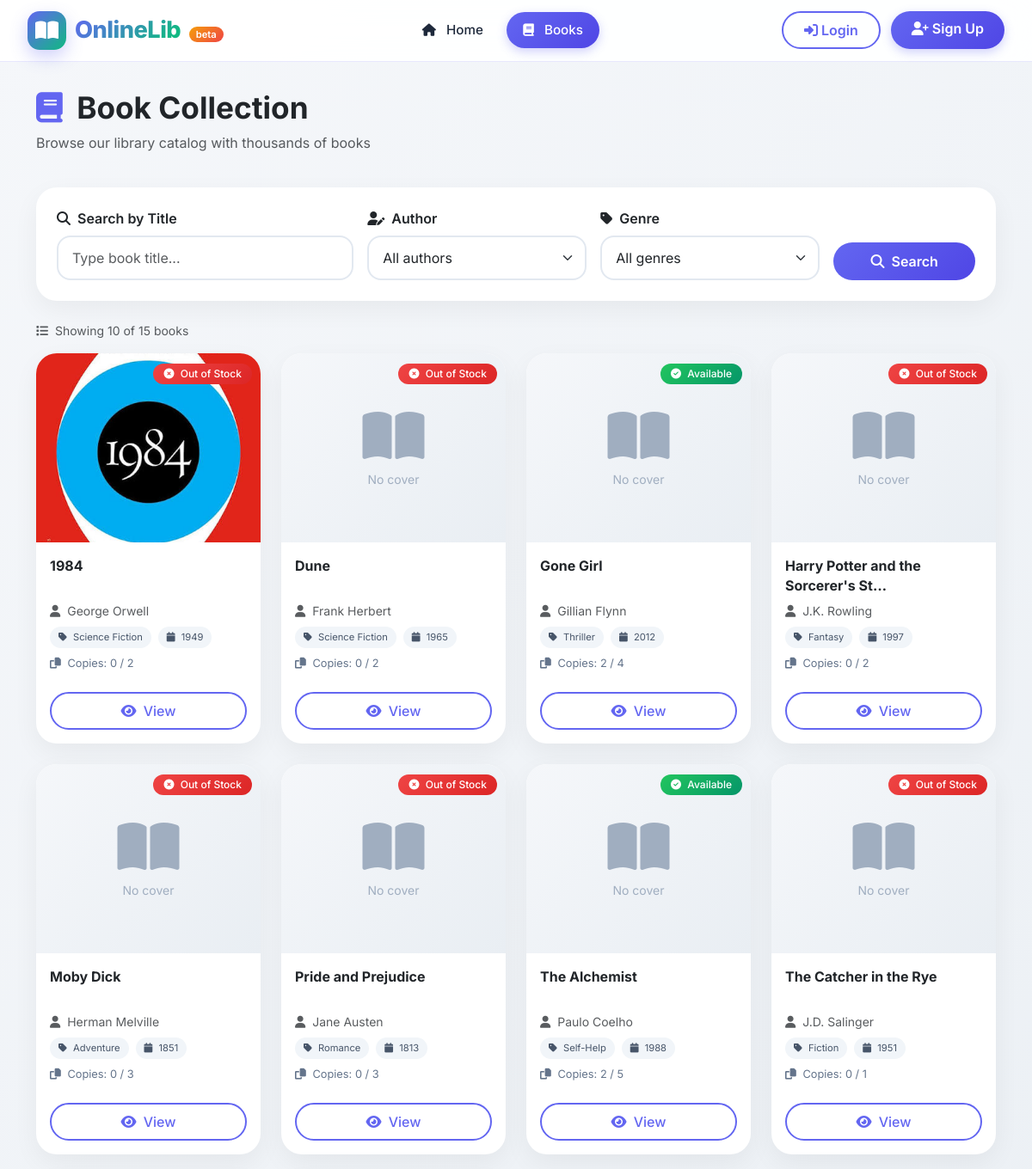
/books/ (upper part), run on an earlier commit of the app's database.
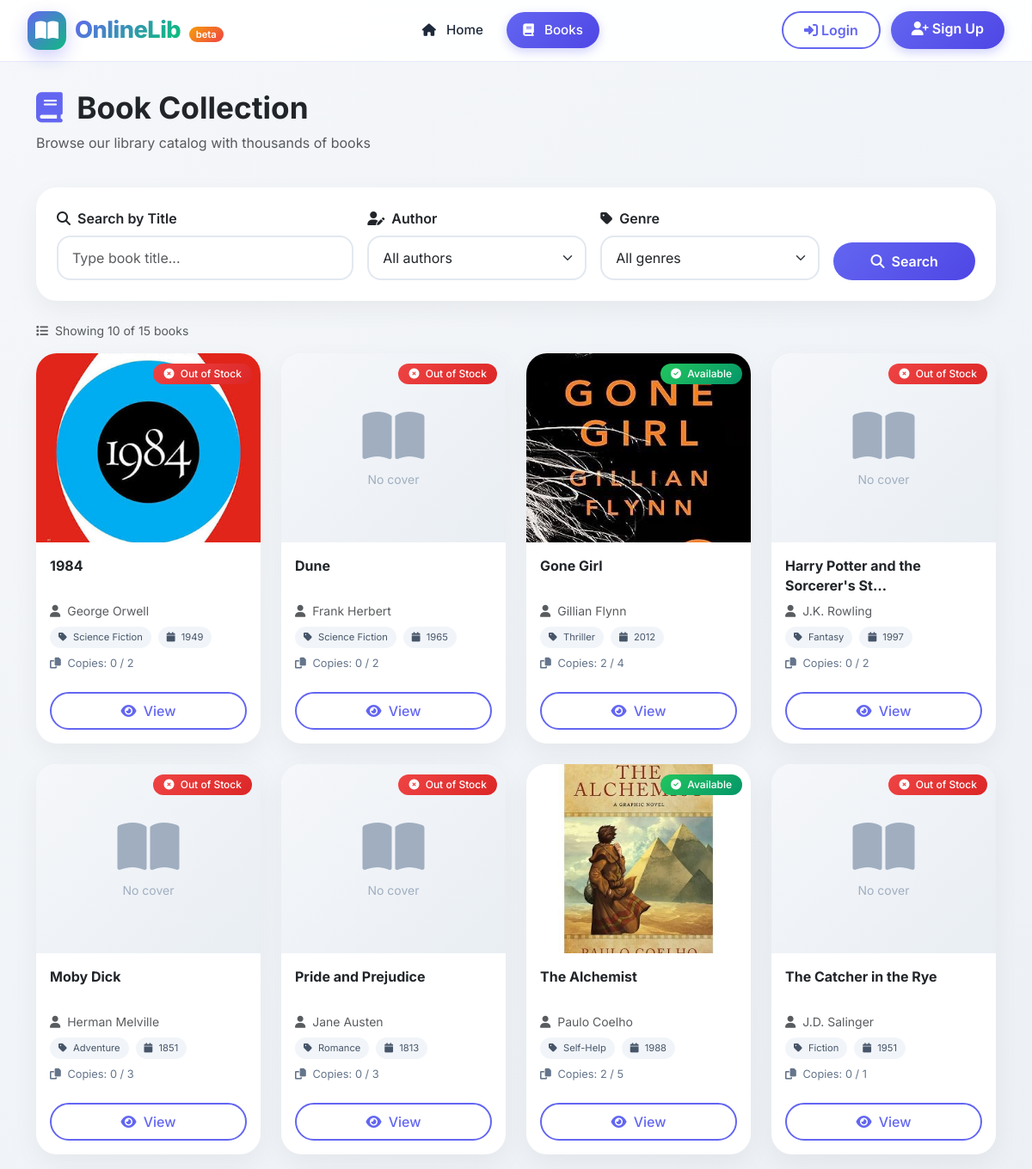
And on a later commit of the database.
### books/models.py (models this page shows, shortened)
class Book(models.Model):
    title = models.CharField(max_length=255)
    author = models.CharField(max_length=255)
    genre = models.CharField(max_length=100)
    description = models.TextField(blank=True)
    publish_year = models.PositiveIntegerField()
    isbn = models.CharField(
        max_length=13,
        unique=True,
        validators=[
            RegexValidator(
                regex=r'^\d{13}$',
                message="ISBN must be exactly 13 digits.",
                code="invalid_isbn"
            )
        ]
    )
    total_copies = models.PositiveIntegerField(default=1)
    available_copies = models.PositiveIntegerField(default=1)
    cover_image = models.ImageField(upload_to="book_covers/", blank=True)
    def __init__(self, *args, **kwargs):
        available_copies_was_provided = "available_copies" in kwargs
        super().__init__(*args, **kwargs)
        self._available_copies_was_provided = available_copies_was_provided
    def __setattr__(self, name, value):
        if name == "available_copies" and "_available_copies_was_provided" in self.__dict__:
            self.__dict__["_available_copies_was_provided"] = True
        super().__setattr__(name, value)
    class Meta:
        ordering = ["title"]
        verbose_name = "book"
        verbose_name_plural = "books"

### books/views.py (the view)
# urls.py: path("", BookListView.as_view(), name="book_list"),
class BookListView(ListView):
    model = Book
    template_name = "books/book_list.html"
    context_object_name = "books"
    paginate_by = 10
    def get_queryset(self):
        queryset = Book.objects.all()
        search = self.request.GET.get("search", "").strip()
        author = self.request.GET.get("author", "").strip()
        genre = self.request.GET.get("genre", "").strip()
        year = self.request.GET.get("year", "").strip()
        if search:
            queryset = queryset.filter(title__icontains=search)
        if author:
            queryset = queryset.filter(author__icontains=author)
        if genre:
            queryset = queryset.filter(genre=genre)
        if year:
            queryset = queryset.filter(publish_year=year)
        return queryset
    def get_context_data(self, **kwargs):
        context = super().get_context_data(**kwargs)
        search = self.request.GET.get("search", "").strip()
        author = self.request.GET.get("author", "").strip()
        genre = self.request.GET.get("genre", "").strip()
        year = self.request.GET.get("year", "").strip()
        context["search"] = search
        context["selected_author"] = author
        context["selected_genre"] = genre
        context["selected_year"] = year
        context["authors"] = (
            Book.objects.exclude(author="")
            .order_by("author")
            .values_list("author", flat=True)
            .distinct()
        )
        context["genres"] = (
            Book.objects.exclude(genre="")
            .order_by("genre")
            .values_list("genre", flat=True)
            .distinct()
        )
        context["years"] = (
            Book.objects.order_by("-publish_year")
            .values_list("publish_year", flat=True)
            .distinct()
        )
        params = self.request.GET.copy()
        if "page" in params:
            del params["page"]
        context["query_params"] = params.urlencode()
        return context

### books/templates/books/book_list.html (shortened to what the changed rows need)
{% extends "base.html" %}
{% block content %}
<div class="container py-4">
    <div class="d-flex flex-column flex-md-row justify-content-between align-items-md-center mb-4">
        <div>
            <h1 class="fw-bold" style="font-size: 2.2rem;">
                <i class="fas fa-book me-2" style="color: var(--primary);"></i>
                Book Collection
            </h1>
        </div>
    </div>
    <div class="row g-4">
        {% for book in books %}
        <div class="col-md-6 col-lg-4 col-xl-3">
            <div class="card h-100 book-card">
                <div class="book-cover-wrapper">
                    {% if book.cover_image %}
                    <img src="{{ book.cover_image.url }}" class="book-cover" alt="{{ book.title }}">
                    {% else %}
                    <div class="book-cover-placeholder">
                        <i class="fas fa-book-open fa-4x"></i>
                        <span class="mt-2 small">No cover</span>
                    </div>
                    {% endif %}
                    <div class="availability-badge">
                        {% if book.available_copies > 0 %}
                        <span class="badge bg-success">
                            <i class="fas fa-check-circle me-1"></i> Available
                        </span>
                        {% else %}
                        <span class="badge bg-danger">
                            <i class="fas fa-times-circle me-1"></i> Out of Stock
                        </span>
                        {% endif %}
                    </div>
                </div>
                <div class="card-body">
                    <h5 class="card-title fw-bold">{{ book.title|truncatechars:35 }}</h5>
                    <p class="card-text text-muted small mb-2">
                        <i class="fas fa-user me-1"></i> {{ book.author }}
                    </p>
                    <div class="d-flex flex-wrap gap-2 mb-2">
                        <span class="genre-tag">
                            <i class="fas fa-tag me-1"></i> {{ book.genre }}
                        </span>
                        <span class="year-tag">
                            <i class="fas fa-calendar me-1"></i> {{ book.publish_year }}
                        </span>
                    </div>
                    <div class="copies-info">
                        <i class="fas fa-copy me-1"></i>
                        Copies: {{ book.available_copies }} / {{ book.total_copies }}
                    </div>
                </div>
                <div class="card-footer bg-transparent border-0 pb-3">
                    <div class="d-flex gap-2">
                        <a href="{% url 'books:book_detail' book.pk %}" class="btn btn-outline-primary flex-grow-1">
                            <i class="fas fa-eye me-1"></i> View
                        </a>
                    </div>
                </div>
            </div>
        </div>
        {% endfor %}
    </div>
</div>
{% endblock %}

What changed in the data, as far as the page shows it:
changed Book "Gone Girl": cover_image: picture added; no longer shows "No cover"
changed Book "The Alchemist": cover_image: picture added; no longer shows "No cover"
